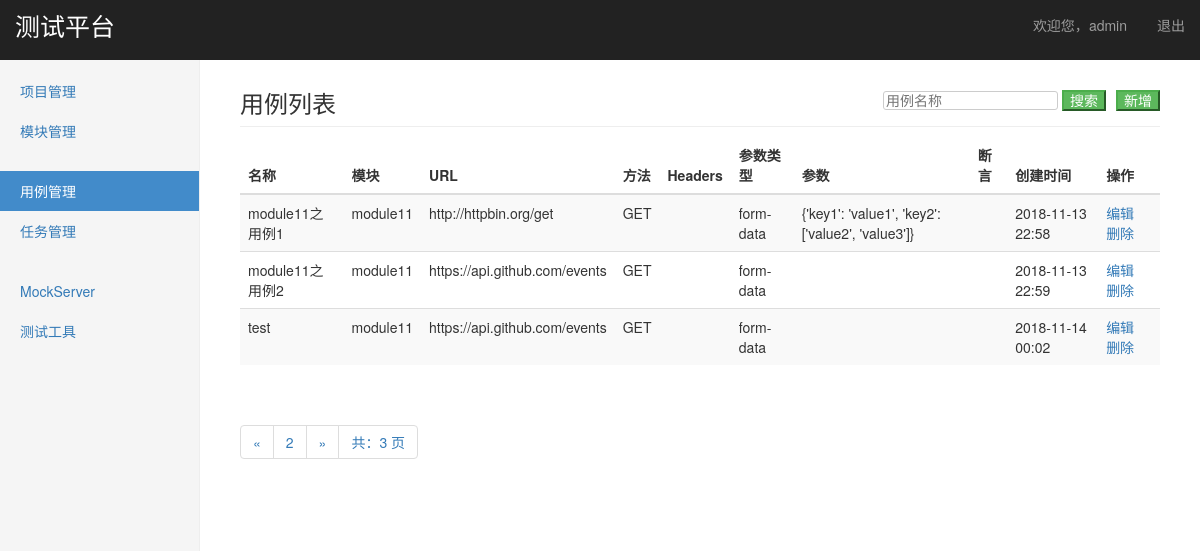
/interface/case_manage/?page=2 (signed in), run on an earlier commit of the app's database.
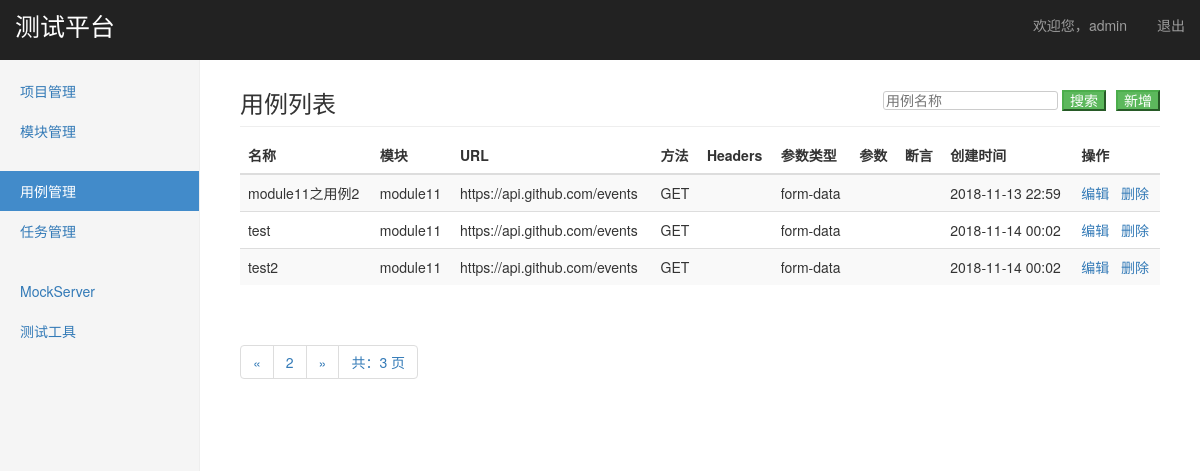
And on a later commit of the database.
### interface_app/models.py (models this page shows, shortened)
class TestCase(models.Model):
    module = models.ForeignKey(Module, on_delete=models.CASCADE, verbose_name="模块")
    name = models.CharField("名称", max_length=100, default="", blank=False, null=False)
    url = models.TextField("URL", default="", blank=False, null=False)
    request_method = models.CharField("方法", max_length=10, default="GET", blank=False, null=False)
    request_headers = models.TextField("Headers", default="", blank=True, null=True)
    request_params_type = models.CharField("参数类型", max_length=10, default="form-data", blank=False, null=False)
    request_params = models.TextField("参数", default="", blank=True, null=True)
    response_assert = models.TextField("验证", default="", blank=True, null=True)
    create_time = models.DateTimeField("创建时间", auto_now_add=True)

### project_app/models.py (models this page shows)
class Module(models.Model):
    project = models.ForeignKey(Project, on_delete=models.CASCADE, verbose_name="项目")
    name = models.CharField("名称", max_length=100, default="", blank=False, null=False)
    description = models.TextField("描述", default="", blank=True, null=True)
    create_time = models.DateTimeField("创建时间", auto_now_add=True)
    def __str__(self):
        return self.name

### interface_app/views/case_views.py (the view)
# urls.py: path("case_manage/", case_views.case_manage),
@login_required
def case_manage(request):
    if request.method == "GET":
        case_all = TestCase.objects.all()
        paginator = Paginator(case_all, 3)
        page = request.GET.get("page")
        try:
            cases = paginator.page(page)
        except PageNotAnInteger:
            cases = paginator.page(1)
        except EmptyPage:
            cases = paginator.page(paginator.num_pages)
        return render(request, "case_manage.html", {
            "cases": cases,
            "type": "list"
        })
    else:
        return HttpResponse("404")

### templates/case_manage.html (shortened to what this page needs)
{% extends "base.html" %}
{% block content %}
    {% if type == "list" %}
        <div class="col-sm-9 col-sm-offset-3 col-md-10 col-md-offset-2 main">
            <h3 class="sub-header">用例列表
                <div style="overflow: hidden; float:right; font-size: 14px">
                    <form style="float: left; margin-right: 10px;" action="/interface/search_case/" method="get">
                        <input style="color: #999;border-radius:3px;border: 1px solid #ccc" type="text" name="keyword" placeholder="用例名称" />
                        <input type="submit" class="btn-success" value="搜索" />
                    </form>
                    <button style="float: right" class="btn-success" onclick="window.location.href='/interface/add_case/'">新增</button>
                </div>
            </h3>
            <div class="table-responsive">
                <table class="table table-striped">
                    <thead>
                        <tr>
                            <th>名称</th>
                            <th>模块</th>
                            <th>URL</th>
                            <th>方法</th>
                            <th>Headers</th>
                            <th>参数类型</th>
                            <th>参数</th>
                            <th>断言</th>
                            <th>创建时间</th>
                            <th>操作</th>
                        </tr>
                    </thead>
                    <tbody>
                        {% for case in cases %}
                        <tr>
                            <td>{{ case.name }}</td>
                            <td>{{ case.module }}</td>
                            <td>{{ case.url }}</td>
                            <td>{{ case.request_method }}</td>
                            <td>
                            </td>
                            <td>{{ case.request_params_type }}</td>
                            <td>
                                {% if case.request_params != "{}" %}
                                    {{ case.request_params }}
                                {% endif %}
                            </td>
                            <td>{{ case.response_assert }}</td>
                            <td>{{ case.create_time | date:"Y-m-d H:i"  }}</td>
                            <td>
                                <a href="/interface/edit_case/{{ case.id }}/">编辑</a>&nbsp;&nbsp;
                                <a href="javascript:void(0)" onclick='deleteCase("{{ case.name }}", "{{ case.id }}")'>删除</a>
                            </td>
                        </tr>
                        {% endfor %}
                    </tbody>
                </table>
            </div>
            <div class="pagination">
                <span class="step-links">
                    <ul class="pagination">
                        {% if cases.has_previous %}
                            {% if keyword %}
                                <li><a href="?keyword={{ keyword }}&page={{ cases.previous_page_number }}">&laquo;</a></li>
                            {% else %}
                                <li><a href="?page={{ cases.previous_page_number }}">&laquo;</a></li>
                            {% endif %}
                        {% endif %}
                        <li><a href="javascript:void(0)">{{ cases.number }}</a></li>
                        {% if cases.has_next %}
                            {% if keyword %}
                                <li><a href="?keyword={{ keyword }}&page={{ cases.next_page_number }}">&raquo;</a></li>
                            {% else %}
                                <li><a href="?page={{ cases.next_page_number }}">&raquo;</a></li>
                            {% endif %}
                        {% endif %}
                        <li><a href="javascript:void(0)">共：{{ cases.paginator.num_pages }} 页</a></li>
                    </ul>
                </span>
            </div>
        </div>
    {% endif %}
{% endblock %}
{% block extra-JS %}
    {% load static %}
{% endblock  %}

What changed in the data, as far as the page shows it:
removed TestCase: name "module11之用例1", module "module11", url "http://httpbin.org/get", request_method "GET", request_params_type "form-data", request_params "{'key1': 'value1', 'key2': ['value2', 'value3']}", create_time "2018-11-13 22:58"
now on this page (row unchanged): TestCase: name "test2", module "module11", url "https://api.github.com/events", request_method "GET", request_params_type "form-data", create_time "2018-11-14 00:02"
